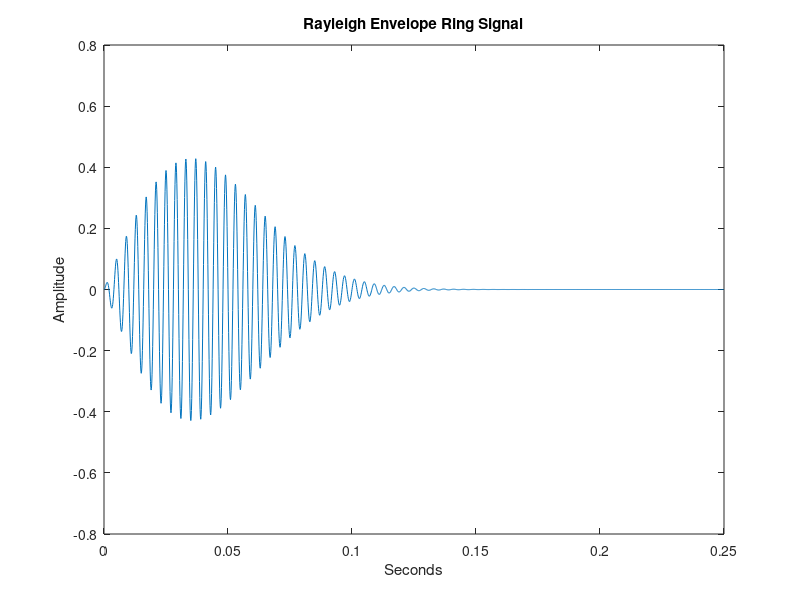
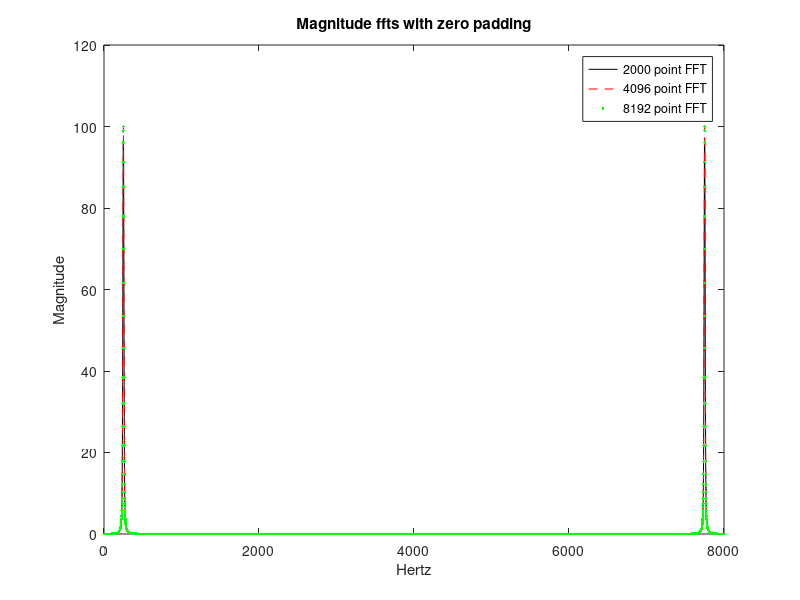

These figures' MATLAB source, in order: (Note: this script raises an error after producing the figures.)
%  This script simulates a tone (ring) with a Rayleigh envelope.  The
%  signal is truncated and the FFT is taken in order to examine its
%  spectral content.  The script can be used to study the effects of
%  zero padding, signal truncation, and signal duration on the estimated
%  spectrum.
%  
%   written by Kevin D. Donohue (donohue@engr.uky.edu) June 2002

fr = 250;   %  Frequency of the ring
sigma = .05;  % effective duration TIMES 2 of ring
fs = 8000;  %  Sampling frequency 
dur = .25;  % signal duration in seconds
nfft = 4096;
t = [0:round(dur*fs)-1]/fs;  %  Create time axis
ring = (t/sigma).*exp((-t.^2)/(sigma^2)).*sin(2*pi*t*fr);  % Generate Ring signal

figure(1)    
plot(t, ring) %  Plot ring
title('Rayleigh Envelope Ring Signal')
xlabel('Seconds')
ylabel('Amplitude')
soundsc(ring,fs) %  Play sound
spec0 = fft(ring);  %  No Zero pad
spec1 = fft(ring,nfft);  %  Zero pad (or truncate) to NFFT points
spec2 = fft(ring,2*nfft); %  Zero pad to 2*NFFT

%  Create frequency axes for each of the spectra
faxis0 = fs*[0:length(spec0)-1]/length(spec0); 
faxis1 = fs*[0:length(spec1)-1]/length(spec1);
faxis2 = fs*[0:length(spec2)-1]/length(spec2);
%  Plot spectrum with zero padded versions on the same graph and compare
figure(2)  % Magnitude
plot(faxis0, abs(spec0),'k',faxis1, abs(spec1),'r--',faxis2, abs(spec2),'g.')
legend([int2str(length(t)) ' point FFT'], [int2str(nfft) ' point FFT'], [int2str(2*nfft) ' point FFT']) 
title('Magnitude ffts with zero padding')
xlabel('Hertz')
ylabel('Magnitude')

figure(3) % Phase
plot(faxis0, 180*phase(spec0)/pi,'k',faxis1, 180*phase(spec1)/pi,'r--',faxis2, 180*phase(spec2)/pi,'g.')
legend([int2str(length(t)) ' point FFT'], [int2str(nfft) ' point FFT'], [int2str(2*nfft) ' point FFT']) 
title('Phase ffts with zero padding')
xlabel('Hertz')
ylabel('Degrees')
